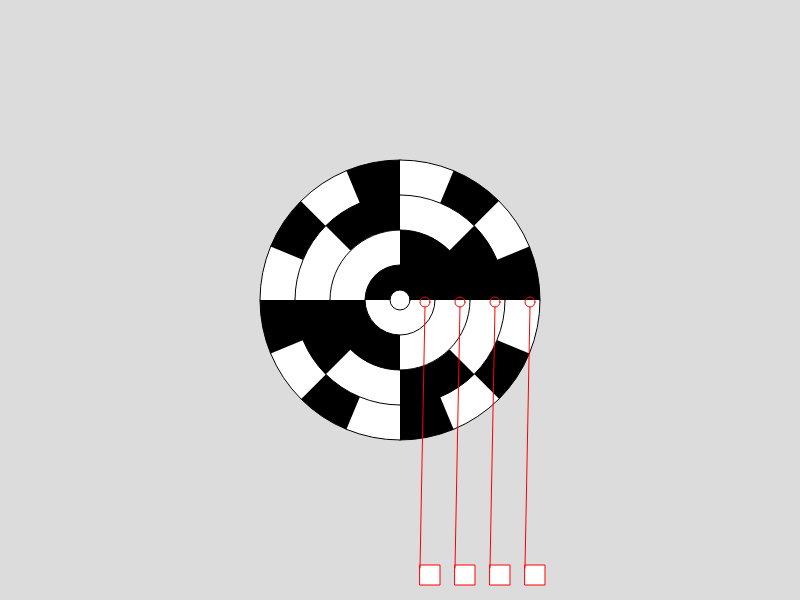
Frame 1 (no input)
Frame 60 (no input): identical to frame 1, image omitted
Frame 120 (the mouse pressed at the canvas centre since frame 60): identical to frame 1, image omitted

The p5.js sketch that drew this single still picture (run headless with seeded random() and noise() and a simulated clock; from frame 60 on, the mouse is pressed at the canvas centre):

// p5.js sketch
// ── sketch.js
let angulo = 0;
let diamDisco = 70;
let nbits = 4;
let angleStep = 3*3.141592/180;

function setup() {
  createCanvas(800, 600);
  
  // Crear botones
  let buttonContainer = createDiv().addClass('button-container');
  buttonContainer.parent(document.body);
  
  let bit1Button = createButton('1');
  bit1Button.mousePressed(() => {
    nbits = 1;
  });
  bit1Button.parent(buttonContainer);
  
  let bit2Button = createButton('2');
  bit2Button.mousePressed(() => {
    nbits = 2;
  });
  bit2Button.parent(buttonContainer);
  
  let bit3Button = createButton('3');
  bit3Button.mousePressed(() => {
    nbits = 3;
  });
  bit3Button.parent(buttonContainer);
  
  let bit4Button = createButton('4');
  bit4Button.mousePressed(() => {
    nbits = 4;
  });
  bit4Button.parent(buttonContainer);
  
  let bit5Button = createButton('5');
  bit5Button.mousePressed(() => {
    nbits = 5;
  });
  bit5Button.parent(buttonContainer);
  
  let bit6Button = createButton('6');
  bit6Button.mousePressed(() => {
    nbits = 6;
  });
  bit6Button.parent(buttonContainer);
  
  let bit7Button = createButton('7');
  bit7Button.mousePressed(() => {
    nbits = 7;
  });
  bit7Button.parent(buttonContainer);
  
  let bit8Button = createButton('8');
  bit8Button.mousePressed(() => {
    nbits = 8;
  });
  bit8Button.parent(buttonContainer);

  let leftButton = createButton('Girar Izquierda');
  leftButton.mousePressed(() => angulo -= angleStep);
  leftButton.parent(buttonContainer);

  let rightButton = createButton('Girar Derecha');
  rightButton.mousePressed(() => angulo += angleStep);
  rightButton.parent(buttonContainer);

}

function draw() {
  background(220);
  

  // Translate the origin to the center of the canvas
  translate(width / 2, height / 2);
  rotate(angulo);


  dibujarDisco(nbits);
  rotate(-angulo);
  dibujarSens(nbits);

  
}

function dibujarDisco(bits) {
  stroke(0);

  // Calculate the number of segments based on the number of bits

  for (let j = bits; j > 0; j--) {
    const numSegments = pow(2, j);
    for (let i = 0; i < numSegments; i = i + 2) {
      fill(255);
      arc(
        0,
        0,
        diamDisco * j,
        diamDisco * j,
        (i * 2 * PI) / numSegments,
        ((i + 1) * 2 * PI) / numSegments
      );
      fill(0);
      arc(
        0,
        0,
        diamDisco * j,
        diamDisco * j,
        ((i + 1) * 2 * PI) / numSegments,
        ((i + 2) * 2 * PI) / numSegments
      );
    }
  }

  // Draw the center hole
  fill(255);
  ellipse(0, 0, 20, 20);


}

function dibujarSens(bits) {
  noFill();
  stroke(255, 0, 0);
  
  let c;

  for (let i = 1; i < bits + 1; i++) {
    ellipse((i * diamDisco) / 2 - 10, 2, 10, 10);
    
    let colorPixel = get(width / 2 + (i * diamDisco) / 2 - 10, height / 2 + 2) //Consultamos el color del pixel
    
    fill(colorPixel); 

    rect((i * diamDisco) / 2 - 15, height / 2 - 35, 20, 20)
    noFill();
    line((i * diamDisco) / 2 - 10, 7, (i * diamDisco) / 2 - 15, height / 2 - 32)
    //text("1", (i * diamDisco) / 2 - 10, height / 2 - 20)
  }
  

}

function keyPressed() {
  if (keyCode === LEFT_ARROW) {
    angulo -= angleStep;
  } else if (keyCode === RIGHT_ARROW) {
    angulo += angleStep;
  }
}
